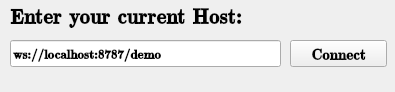
<?xml version="1.0" encoding="UTF-8"?>
<ui version="4.0">
 <class>Form</class>
 <widget class="QWidget" name="Form">
  <property name="geometry">
   <rect>
    <x>0</x>
    <y>0</y>
    <width>395</width>
    <height>92</height>
   </rect>
  </property>
  <property name="font">
   <font>
    <family>LMRomanDemi10</family>
    <pointsize>16</pointsize>
    <weight>75</weight>
    <bold>true</bold>
   </font>
  </property>
  <property name="windowTitle">
   <string>Connecting Windows</string>
  </property>
  <widget class="QLabel" name="label">
   <property name="geometry">
    <rect>
     <x>10</x>
     <y>0</y>
     <width>291</width>
     <height>31</height>
    </rect>
   </property>
   <property name="text">
    <string>Enter your current Host:</string>
   </property>
  </widget>
  <widget class="QLineEdit" name="cmpHostText">
   <property name="geometry">
    <rect>
     <x>10</x>
     <y>40</y>
     <width>271</width>
     <height>27</height>
    </rect>
   </property>
   <property name="font">
    <font>
     <pointsize>10</pointsize>
    </font>
   </property>
   <property name="text">
    <string>ws://localhost:8787/demo</string>
   </property>
  </widget>
  <widget class="QPushButton" name="btnActionConnect">
   <property name="geometry">
    <rect>
     <x>290</x>
     <y>40</y>
     <width>97</width>
     <height>27</height>
    </rect>
   </property>
   <property name="font">
    <font>
     <family>LMRomanDemi10</family>
     <pointsize>11</pointsize>
     <weight>75</weight>
     <bold>true</bold>
    </font>
   </property>
   <property name="text">
    <string>Connect</string>
   </property>
  </widget>
 </widget>
 <resources/>
 <connections>
  <connection>
   <sender>btnActionConnect</sender>
   <signal>clicked()</signal>
   <receiver>Form</receiver>
   <slot>acctionConnect()</slot>
   <hints>
    <hint type="sourcelabel">
     <x>338</x>
     <y>55</y>
    </hint>
    <hint type="destinationlabel">
     <x>347</x>
     <y>72</y>
    </hint>
   </hints>
  </connection>
 </connections>
 <slots>
  <slot>acctionConnect()</slot>
 </slots>
</ui>
